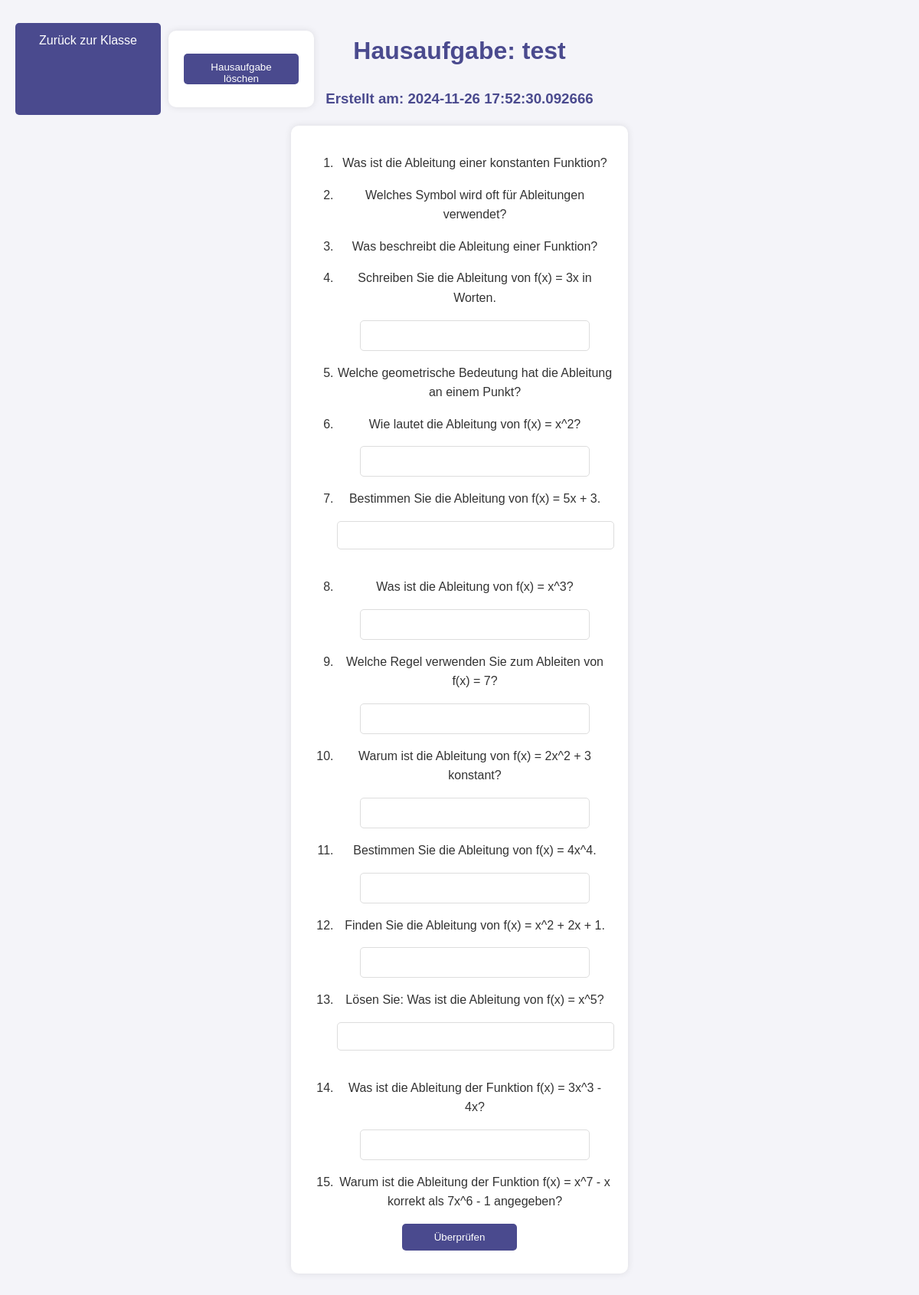
Screenshot of /view_homework_teacher/3/4/1 with the database file from the repository.
### tables this page shows
CREATE TABLE Homework (
    id INTEGER PRIMARY KEY AUTOINCREMENT,
    class_id INTEGER,
    description TEXT NOT NULL,
    date_created TIMESTAMP DEFAULT CURRENT_TIMESTAMP,
    FOREIGN KEY (class_id) REFERENCES Classes(id)
);

CREATE TABLE HomeworkQuestions (
    id INTEGER PRIMARY KEY AUTOINCREMENT,
    homework_id INTEGER,
    skill_level INTEGER CHECK (skill_level BETWEEN 1 AND 10),
    question TEXT NOT NULL,
    correct_answer TEXT NOT NULL,
    explanation TEXT,
    question_type TEXT CHECK (question_type IN ('multiple_choice', 'text', 'number')), options TEXT,
    FOREIGN KEY (homework_id) REFERENCES Homework(id)
);

### app.py (the view)
@app.route('/view_homework_teacher/<int:homework_id>/<int:class_id>/<int:teacher_id>')
def view_homework_teacher(homework_id, class_id, teacher_id):
    conn = get_db_connection()
    homework = conn.execute('SELECT id, description, date_created FROM Homework WHERE id = ?', (homework_id,)).fetchone()
    if not homework:
        conn.close()
        return "Fehler: Diese Hausaufgabe existiert nicht.", 404
    question_data = conn.execute('SELECT question, question_type, correct_answer, explanation, options FROM HomeworkQuestions WHERE homework_id = ?', (homework_id,)).fetchall()
    questions = []
    correct_answers = {}
    explanations = {}
    for idx, row in enumerate(question_data):
        question = dict(row)
        question['options'] = json.loads(question['options']) if question['options'] else []
        questions.append(question)
        correct_answers[idx + 1] = question['correct_answer']
        explanations[idx + 1] = question['explanation']
    conn.close()
    return render_template(
        'view_homework_teacher.html',
        homework=homework,
        questions=questions,
        class_info={'id': class_id},
        teacher_id=teacher_id,
        correct_answers=correct_answers,
        explanations=explanations
    )

### app.py (called while the page is built)
def get_db_connection():
    conn = sqlite3.connect('ahg/database.db')
    conn.row_factory = sqlite3.Row
    return conn

### templates/view_homework_teacher.html (shortened to what this page needs)
<!DOCTYPE html>
<html lang="de">
<head>
    <link rel="stylesheet" href="{{ url_for('static', filename='styles.css') }}">
</head>
<body>
    <div class="top-buttons" style="display: flex; justify-content: space-between;">
        <a href="/class_details_teacher/{{ class_info['id'] }}/{{ teacher_id }}" class="button">Zurück zur Klasse</a>
        <form action="/delete_homework" method="post" style="display:inline;" onsubmit="return confirm('Möchten Sie diese Hausaufgabe wirklich löschen?')">
            <button type="submit" class="button danger">Hausaufgabe löschen</button>
        </form>
    </div>
    <h1>Hausaufgabe: {{ homework['description'] }}</h1>
    <h3>Erstellt am: {{ homework['date_created'] }}</h3>
    <form id="homework-form">
        <ol>
            {% for question in questions %}
                <li>
                    <p>{{ question['question'] }}</p>
                    {% if question['question_type'] == 'multiple_choice' %}
                        {% for option in question['options'] %}
                            <label>
                                <input type="radio" name="answer_{{ loop.index }}" value="{{ option }}" onclick="toggleRadio(this)">
                                {{ option }}
                            </label>
                        {% endfor %}
                    {% elif question['question_type'] == 'text' %}
                        <input type="text" name="answer_{{ loop.index }}" required>
                    {% elif question['question_type'] == 'number' %}
                        <input type="number" name="answer_{{ loop.index }}" required>
                    {% endif %}
                </li>
            {% endfor %}
        </ol>
        <button type="button" onclick="checkAnswers()">Überprüfen</button>
    </form>
</body>
</html>

### static/styles.css (style rules this page uses)
body { font-family: 'Arial', sans-serif; background-color: #f4f4f9; color: #333; margin: 0; padding: 20px; line-height: 1.6; }
h1, h2, h3 { color: #4a4a8e; text-align: center; }
.button, button, .back-button { background-color: #4a4a8e; color: white; border: none; padding: 10px 20px; margin: 10px 0; border-radius: 5px; cursor: pointer; transition: background-color 0.3s ease; text-decoration: none; display: block; text-align: center; width: 150px; margin-left: auto; margin-right: auto; }
.top-buttons { position: absolute; top: 20px; left: 20px; display: flex; gap: 10px; }
form { background-color: #fff; padding: 20px; border-radius: 10px; box-shadow: 0 0 10px rgba(0, 0, 0, 0.1); max-width: 400px; margin: 20px auto; }
input[type="text"], input[type="email"], input[type="password"], input[type="number"] { width: calc(100% - 20px); padding: 10px; margin-bottom: 20px; border: 1px solid #ddd; border-radius: 5px; text-align: center; }
a { text-decoration: none; color: #4a4a8e; }
input[type="text"] { width: 300px; padding: 10px; margin: 0; border: 1px solid #ddd; border-radius: 5px; height: 40px; box-sizing: border-box; }
button[type="submit"] { background-color: #4a4a8e; color: white; border: none; height: 40px; margin: 0; padding: 10px 20px; border-radius: 5px; cursor: pointer; transition: background-color 0.3s ease; margin-left: 10px; }
form { background-color: #fff; padding: 20px; border-radius: 10px; box-shadow: 0 0 10px rgba(0, 0, 0, 0.1); max-width: 400px; margin: 20px auto; text-align: center; }
.submit-button, button[type="submit"] { background-color: #4a4a8e; color: white; border: none; padding: 10px 20px; border-radius: 5px; cursor: pointer; transition: background-color 0.3s ease; display: inline-block; text-align: center; margin: 10px 0; }

### rows the page displays
Homework: description "test", date_created "2024-11-26 17:52:30.092666"
HomeworkQuestions: question "Was ist die Ableitung einer konstanten Funktion?"
HomeworkQuestions: question "Welches Symbol wird oft für Ableitungen verwendet?"
HomeworkQuestions: question "Was beschreibt die Ableitung einer Funktion?"
HomeworkQuestions: question "Schreiben Sie die Ableitung von f(x) = 3x in Worten."
HomeworkQuestions: question "Welche geometrische Bedeutung hat die Ableitung an einem Punkt?"
HomeworkQuestions: question "Wie lautet die Ableitung von f(x) = x^2?"
HomeworkQuestions: question "Bestimmen Sie die Ableitung von f(x) = 5x + 3."
HomeworkQuestions: question "Was ist die Ableitung von f(x) = x^3?"
HomeworkQuestions: question "Welche Regel verwenden Sie zum Ableiten von f(x) = 7?"
HomeworkQuestions: question "Warum ist die Ableitung von f(x) = 2x^2 + 3 konstant?"
HomeworkQuestions: question "Bestimmen Sie die Ableitung von f(x) = 4x^4."
HomeworkQuestions: question "Finden Sie die Ableitung von f(x) = x^2 + 2x + 1."
HomeworkQuestions: question "Lösen Sie: Was ist die Ableitung von f(x) = x^5?"
HomeworkQuestions: question "Was ist die Ableitung der Funktion f(x) = 3x^3 - 4x?"
HomeworkQuestions: question "Warum ist die Ableitung der Funktion f(x) = x^7 - x korrekt als 7x^6 - 1 angegeben?"
